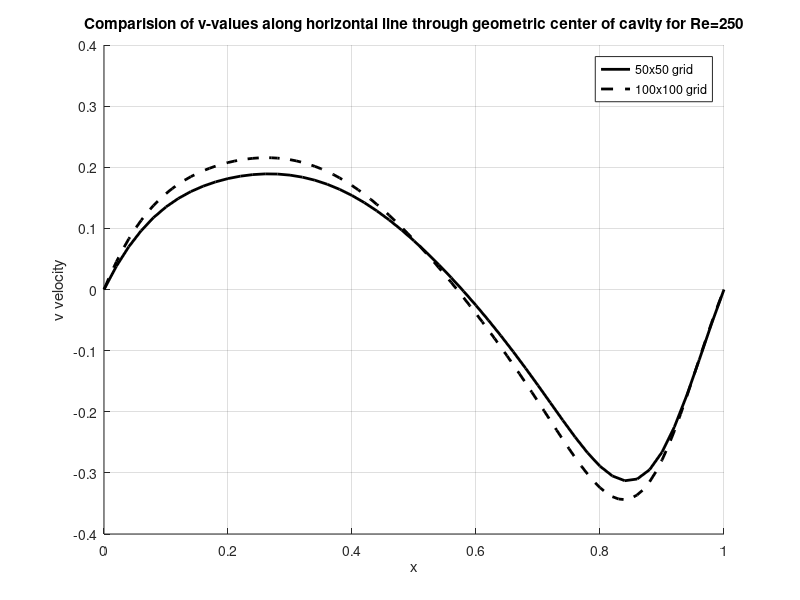
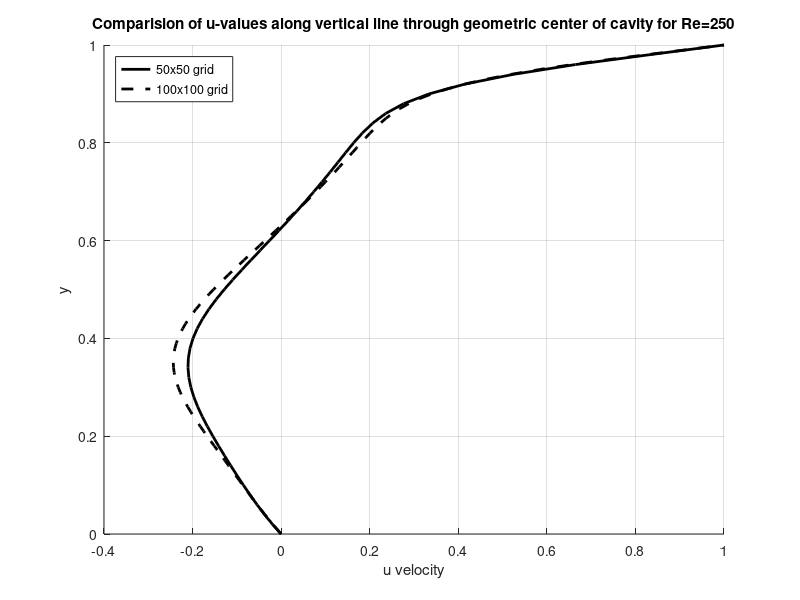
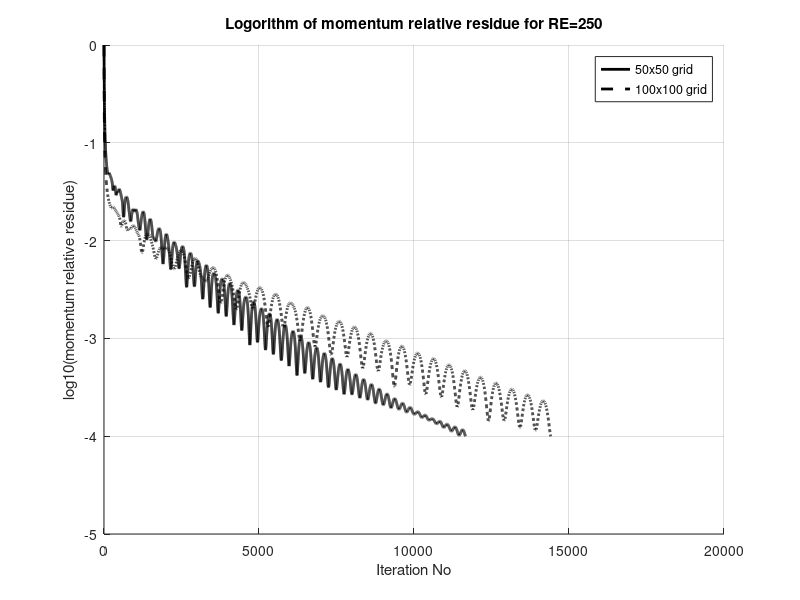
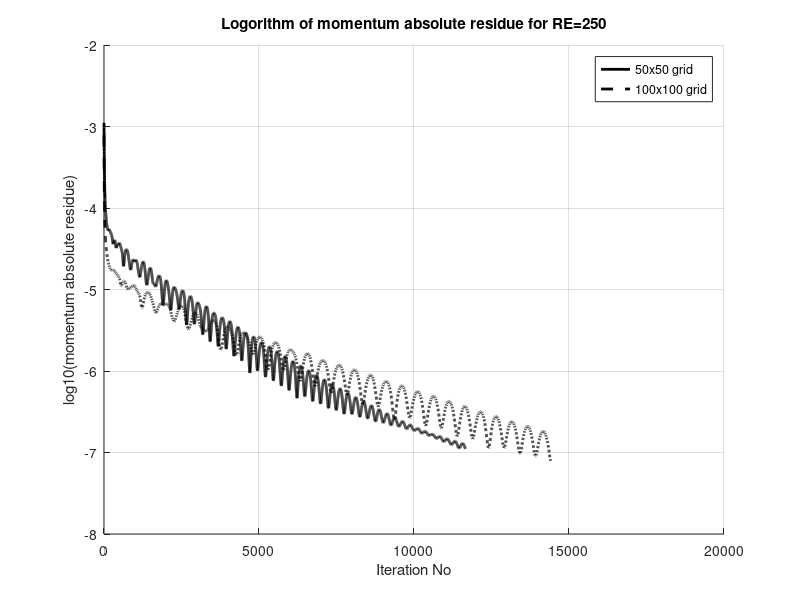

MATLAB code for these plots, in order:
clc
close all
clear all

fileIDlinear = fopen('results_y_50.dat','r');
formatSpec = '%lf %lf %lf %lf %lf %lf';
sizeA = [6 Inf];
A50 = fscanf(fileIDlinear,formatSpec,sizeA);
fclose(fileIDlinear);
A50=A50';
xlinear=A50(:,1);
ylinear=A50(:,2);
ulinear=A50(:,3);
vlinear=A50(:,4);
umaglinear=A50(:,5);
plinear=A50(:,6);

fileIDtvd = fopen('results_y_100.dat','r');
formatSpec = '%lf %lf %lf %lf %lf %lf';
sizeA = [6 Inf];
A50 = fscanf(fileIDtvd,formatSpec,sizeA);
fclose(fileIDtvd);
A50=A50';
xtvd=A50(:,1);
ytvd=A50(:,2);
utvd=A50(:,3);
vtvd=A50(:,4);
umagtvd=A50(:,5);
ptvdr=A50(:,6);

fig=figure('Name',['Comparision of v-values along horizontal Line through Geometric Center of Cavity']);
title(['Comparision of v-values along horizontal line through geometric center of cavity for Re=250']);
ylabel('v velocity')
xlabel('x')
hold on
plot(xlinear,vlinear,'color','k','LineWidth',2);
hold on
plot(xtvd,vtvd,'--','color','k','LineWidth',2);
hold on
grid on
hold on
hleg1 = legend('50x50 grid','100x100 grid');
set(hleg1,'Location','NorthEast')

clear all
fileIDlinear = fopen('results_x_50.dat','r');
formatSpec = '%lf %lf %lf %lf %lf %lf';
sizeA = [6 Inf];
A50 = fscanf(fileIDlinear,formatSpec,sizeA);
fclose(fileIDlinear);
A50=A50';
xlinear=A50(:,1);
ylinear=A50(:,2);
ulinear=A50(:,3);
vlinear=A50(:,4);
umaglinear=A50(:,5);
plinear=A50(:,6);

fileIDtvd = fopen('results_x_100.dat','r');
formatSpec = '%lf %lf %lf %lf %lf %lf';
sizeA = [6 Inf];
A50 = fscanf(fileIDtvd,formatSpec,sizeA);
fclose(fileIDtvd);
A50=A50';
xtvd=A50(:,1);
ytvd=A50(:,2);
utvd=A50(:,3);
vtvd=A50(:,4);
umagtvd=A50(:,5);
ptvdr=A50(:,6);

fig=figure('Name',['Comparision of u-values along vertical Line through Geometric Center of Cavity']);
title(['Comparision of u-values along vertical line through geometric center of cavity for Re=250']);
xlabel('u velocity')
ylabel('y')
hold on
plot(ulinear,ylinear,'color','k','LineWidth',2);
hold on
plot(utvd,ytvd,'--','color','k','LineWidth',2);
hold on
grid on
hold on
hleg1 = legend('50x50 grid','100x100 grid','Reference');
set(hleg1,'Location','NorthWest')

clear all

fileID = fopen('residue_50_50.dat','r');
formatSpec = '%lf %lf %lf %lf %lf';
sizeA = [5 Inf];
A50 = fscanf(fileID,formatSpec,sizeA);
fclose(fileID);
A50=A50';
iter=A50(:,1);
mom_rr=A50(:,2);
mom_ar=A50(:,3);
mom_ar=log10(abs(mom_ar));
mass_rr=A50(:,4);
mass_ar=A50(:,5);


fileID = fopen('residue_100_100.dat','r');
formatSpec = '%lf %lf %lf %lf %lf';
sizeA = [5 Inf];
A50 = fscanf(fileID,formatSpec,sizeA);
fclose(fileID);
A50=A50';
iter_tvd=A50(:,1);
mom_rr_tvd=A50(:,2);
mom_ar_tvd=A50(:,3);
mom_ar_tvd=log10(abs(mom_ar_tvd));
mass_rr_tvd=A50(:,4);
mass_ar_tvd=A50(:,5);

fig=figure('Name',['Logorithm of momemtum reative residue']);
title(['Logorithm of momentum relative residue for RE=250']);
xlabel('Iteration No')
ylabel('log10(momentum relative residue)')
hold on
plot(iter,mom_rr,'color','k','LineWidth',2);
hold on
plot(iter_tvd,mom_rr_tvd,'--','color','k','LineWidth',2);
hold on
grid on
hold on
hleg1 = legend('50x50 grid ','100x100 grid');
set(hleg1,'Location','NorthEast')


fig=figure('Name',['Logorithm of momemtum absolute residue']);
title(['Logorithm of momentum absolute residue for RE=250']);
xlabel('Iteration No')
ylabel('log10(momentum absolute residue)')
hold on
plot(iter,mom_ar,'color','k','LineWidth',2);
hold on
plot(iter_tvd,mom_ar_tvd,'--','color','k','LineWidth',2);
hold on
grid on
hold on
hleg1 = legend('50x50 grid ','100x100 grid');
set(hleg1,'Location','NorthEast')





